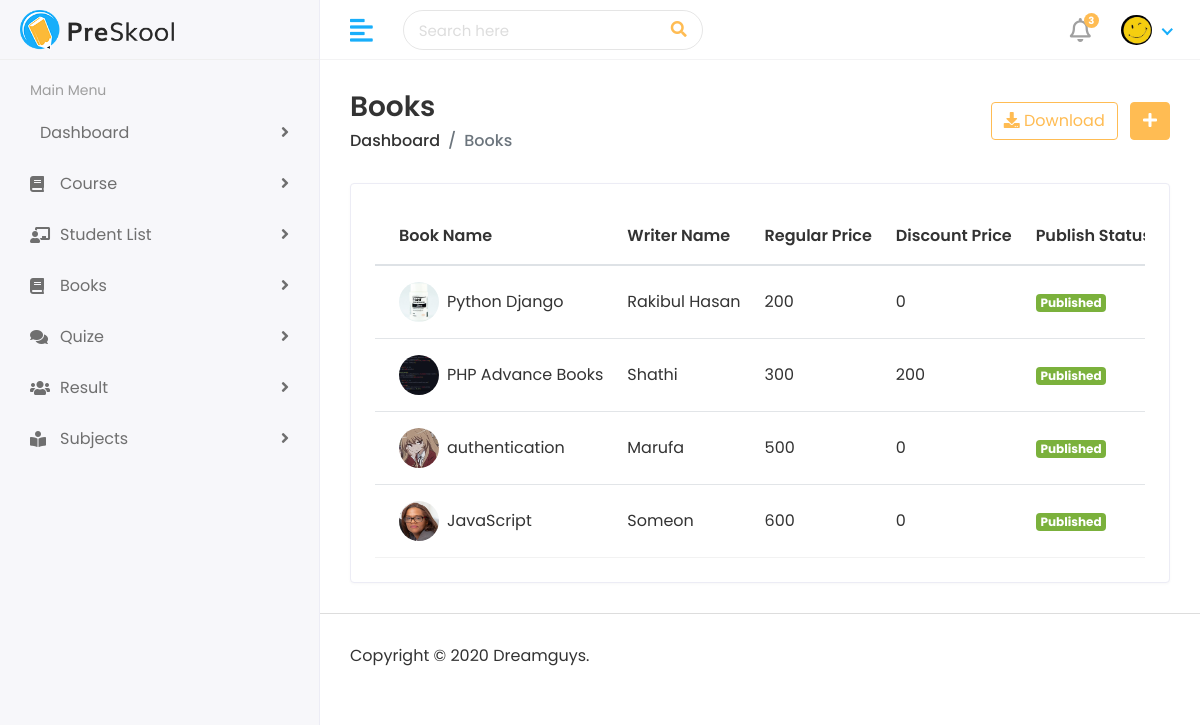
Page /view-book/ (signed in) on the committed database.
### Accounts/models.py (models this page shows, shortened)
class User(AbstractBaseUser, PermissionsMixin):
    email         = models.EmailField(unique=True, null=False)
    password      = models.CharField(max_length=120)
    first_name    = models.CharField(max_length=165, null=True, blank=True)
    last_name      = models.CharField(max_length=165, null=True, blank=True)
    profile_pic   = models.ImageField(upload_to='profile_pic', null=True, blank=True)
    user_rol = (
        ('admin','Admin'),
        ('teacher','Teacher'),
        ('student','Student'),
    )
    user_type = models.CharField(
        max_length=20,
        choices=user_rol,
        )
    is_staff = models.BooleanField(
        gettext_lazy("staff status"),
        default=False,
        help_text = gettext_lazy("Designet whether this user can Login this site")
    )
    is_active = models.BooleanField(
        gettext_lazy("Active"),
        default=True,
        help_text = gettext_lazy("designates Whether this user should be creates as active. unselect this instad of deleting accounts")
    )
    USERNAME_FIELD = 'email'
    objects = MyUserManager()

### clac/models.py (models this page shows, shortened)
class Books(models.Model):
    name = models.CharField(max_length=260)
    picture = models.ImageField(upload_to='books')
    writer_name = models.CharField(max_length=260)
    regular_price = models.IntegerField()
    discount_price = models.IntegerField(default=regular_price,blank=True, null=True)
    description = models.TextField()
    is_published = models.BooleanField(default=False)
    crated_at = models.DateTimeField(auto_now_add=True)
    updated_at = models.DateTimeField(auto_now=True)

### HOD_Dashbord/views.py (the view)
# urls.py: path('view-book/', views.View_book, name='view_book'),
@login_required()
def View_book(request):
    user = request.user
    if user.user_type == 'admin' or user.user_type == 'teacher':
        book_list = Books.objects.all()
        context = {
            'book_list':book_list,
        }
        return render(request, 'Dashbord/view_book.html', context)
    return redirect('error')

### templates/Dashbord/view_book.html (shortened to what this page needs)
{% extends "Dashbord/base.html" %}
{% load static %}
{% block body %}
<div class="page-wrapper">
    <div class="content container-fluid">
        <div class="page-header">
            <div class="row align-items-center">
                <div class="col">
                    <h3 class="page-title">Books</h3>
                    <ul class="breadcrumb">
                        <li class="breadcrumb-item"><a
                                href="index.html">Dashboard</a></li>
                        <li class="breadcrumb-item active">Books</li>
                    </ul>
                </div>
                <div class="col-auto text-right float-right
                    ml-auto">
                    <a href="#" class="btn btn-outline-primary
                        mr-2"><i class="fas fa-download"></i>
                        Download</a>
                    <a href="add-teacher.html" class="btn
                        btn-primary"><i class="fas fa-plus"></i></a>
                </div>
            </div>
        </div>
        <div class="row">
            <div class="col-sm-12">
                <div class="card card-table">
                    <div class="card-body">
                        <div class="table-responsive">
                            <table class="table table-hover
                                table-center mb-0 datatable">
                                <thead>
                                    <tr>
                                        <th>Book Name</th>
                                        <th>Writer Name</th>
                                        <th>Regular Price</th>
                                        <th>Discount Price</th>
                                        <th>Publish Status</th>
                                    </tr>
                                </thead>
                                <tbody>
                                    {% for i in book_list %}
                                    <tr>
                                        <td>
                                            <h2
                                                class="table-avatar">
                                                <a
                                                    href="teacher-details.html"
                                                    class="avatar
                                                    avatar-sm mr-2">
                                                    {% if i.picture %}
                                                    <img
                                                        class="avatar-img
                                                        rounded-circle"
                                                        src="/media/{{i.picture}}"
                                                        alt="User
                                                        Image">
                                                    {% endif %}
                                                    </a>
                                                <a
                                                    href="teacher-details.html">{{i.name}}</a>
                                            </h2>
                                        </td>
                                        <td>{{i.writer_name}}</td>
                                        <td>{{i.regular_price}}</td>
                                        <td>{{i.discount_price}}</td>
                                        {% if i.is_published %}
                                        <td><span class="badge badge-success">Published</span></td>
                                        {% else %}
                                        <td><a href="{% url 'hod:approve_book' id=i.id %}"><span class="badge badge-primary">Aprove</span></a></td>
                                        {% endif %}
                                    </tr>
                                    {% endfor %}
                                </tbody>
                            </table>
                        </div>
                    </div>
                </div>
            </div>
        </div>
    </div>
    <footer>
        <p>Copyright © 2020 Dreamguys.</p>
    </footer>
</div>
{% endblock body %}

### templates/Dashbord/base.html (shortened to what this page needs)
<!DOCTYPE html>
{% load static%}
<html lang="en">
   <head>
      <link rel="stylesheet" href="{% static 'Dashbord/plugins/bootstrap/css/bootstrap.min.css' %}">
      <link rel="stylesheet" href="{% static 'Dashbord/plugins/fontawesome/css/fontawesome.min.css' %}">
      <link rel="stylesheet" href="{% static 'Dashbord/plugins/fontawesome/css/all.min.css' %}">
      <link rel="stylesheet" href="{% static 'Dashbord/css/style.css' %}">
   </head>
   <body>
      <div class="main-wrapper">
         {% include 'Dashbord/header.html' %}
         {% include 'Dashbord/sidebar.html' %}
         {% block body %}
         {% endblock %}
      </div>
   </body>
</html>

### templates/Dashbord/header.html (shortened to what this page needs)
{% load static %}
<div class="header">
    <div class="header-left">
       <a href="index.html" class="logo">
       <img src="{% static 'Dashbord/img/logo.png' %}" alt="Logo">
       </a>
    </div>
    <a href="javascript:void(0);" id="toggle_btn">
    <i class="fas fa-align-left"></i>
    </a>
    <div class="top-nav-search">
       <form>
          <input type="text" class="form-control" placeholder="Search here">
          <button class="btn" type="submit"><i class="fas fa-search"></i></button>
       </form>
    </div>
    <ul class="nav user-menu">
       <li class="nav-item dropdown noti-dropdown">
          <a href="#" class="dropdown-toggle nav-link" data-toggle="dropdown">
          <i class="far fa-bell"></i> <span class="badge badge-pill">3</span>
          </a>
       </li>
       <li class="nav-item dropdown has-arrow">
          <a href="#" class="dropdown-toggle nav-link" data-toggle="dropdown">
          <span class="user-img">
            {% if user.profile_pic %}
            <img src="\media\{{user.profile_pic}}" alt="User Image" width="31" class="avatar-img rounded-circle">
            {% else %}
            <img src="{% static 'demo_profile.jpg' %}" alt="User Image" width="31" class="avatar-img rounded-circle">
            {% endif %}</span>
          </a>
       </li>
    </ul>
 </div>

### templates/Dashbord/sidebar.html (shortened to what this page needs)
{% load static %}
<div class="sidebar" id="sidebar">
   {% if user.user_type == 'admin' %}
    <div class="sidebar-inner slimscroll">
       <div id="sidebar-menu" class="sidebar-menu">
          <ul>
             <li class="menu-title">
                <span>Main Menu</span>
             </li>
             <li>
                <a href="{% url 'hod:hod_dashbord' %}"><span>Dashboard</span><span class="menu-arrow"></span></a>
             </li>
             <li class="submenu">
                <a href="#"><i class="fas fa-user-graduate"></i> <span>Advisers</span> <span class="menu-arrow"></span></a>
                <ul>
                   <li><a href="{% url 'hod:add_adviser' %}">Add Adviser</a></li>
                   <li><a href="{% url 'hod:view_adviser' %}">View Adviser</a></li>
                </ul>
             </li>
             <li class="submenu">
                <a href="#"><i class="fas fa-chalkboard-teacher"></i> <span> Teachers</span> <span class="menu-arrow"></span></a>
                <ul>
                   <li><a href="{% url 'hod:add_teacher' %}">Teacher Add</a></li>
                   <li><a href="{% url 'hod:view_teacher' %}">View Teacher</a></li>
                </ul>
             </li>
             <li>
               <a href="{% url 'hod:student_list' %}"><i class="fas fa-chalkboard-teacher"></i><span>Student List</span><span class="menu-arrow"></span></a>
            </li>
             <li class="submenu">
                <a href="#"><i class="fas fa-building"></i> <span> Course</span> <span class="menu-arrow"></span></a>
                <ul>
                   <li><a href="add-department.html">Add Course</a></li>
                   <li><a href="edit-department.html">View Course</a></li>
                </ul>
             </li>
             <li class="submenu">
               <a href="#"><i class="fa fa-book"></i> <span> Books</span> <span class="menu-arrow"></span></a>
               <ul>
                  <li><a href="{% url 'hod:add_book' %}">Add Book</a></li>
                  <li><a href="{% url 'hod:view_book' %}">View Book</a></li>
               </ul>
            </li>
             <li class="submenu">
                <a href="#"><i class="fas fa-book-reader"></i> <span> Subjects</span> <span class="menu-arrow"></span></a>
                <ul>
                   <li><a href="{% url 'hod:add_subject' %}">Add Subjec</a></li>
                   <li><a href="{% url 'hod:view_subject' %}">View Subject</a></li>
                </ul>
             </li>
          </ul>
       </div>
    </div>
    {% elif user.user_type == 'teacher' %}
    <div class="sidebar-inner slimscroll">
      <div id="sidebar-menu" class="sidebar-menu">
         <ul>
            <li class="menu-title">
               <span>Main Menu</span>
            </li>
            <li>
               <a href="{% url 'hod:hod_dashbord' %}"><span>Dashboard</span><span class="menu-arrow"></span></a>
            </li>
            <li class="submenu">
               <a href="#"><i class="fa fa-book"></i> <span> Course</span> <span class="menu-arrow"></span></a>
            </li>
            <li>
              <a href="{% url 'hod:student_list' %}"><i class="fas fa-chalkboard-teacher"></i><span>Student List</span><span class="menu-arrow"></span></a>
           </li>
            <li class="submenu">
               <a href="#"><i class="fa-sharp fa fa-book"></i> <span> Books</span> <span class="menu-arrow"></span></a>
            </li>
            <li class="submenu">
               <a href="#"><i class="fa fa-comments"></i> <span> Quize</span> <span class="menu-arrow"></span></a>
            </li>
            <li class="submenu">
               <a href="#"><i class="fa fa-users"></i> <span> Result</span> <span class="menu-arrow"></span></a>
            </li>
            <li class="submenu">
               <a href="#"><i class="fas fa-book-reader"></i> <span> Subjects</span> <span class="menu-arrow"></span></a>
            </li>
         </ul>
      </div>
   </div>
   {% endif %}
 </div>

### rows in the picture
User: profile_pic (picture)
Books: picture (picture), name "Python Django", writer_name "Rakibul Hasan", regular_price "200", discount_price "0", is_published "Published"
Books: picture (picture), name "PHP Advance Books", writer_name "Shathi", regular_price "300", discount_price "200", is_published "Published"
Books: picture (picture), name "authentication", writer_name "Marufa", regular_price "500", discount_price "0", is_published "Published"
Books: picture (picture), name "JavaScript", writer_name "Someon", regular_price "600", discount_price "0", is_published "Published"
